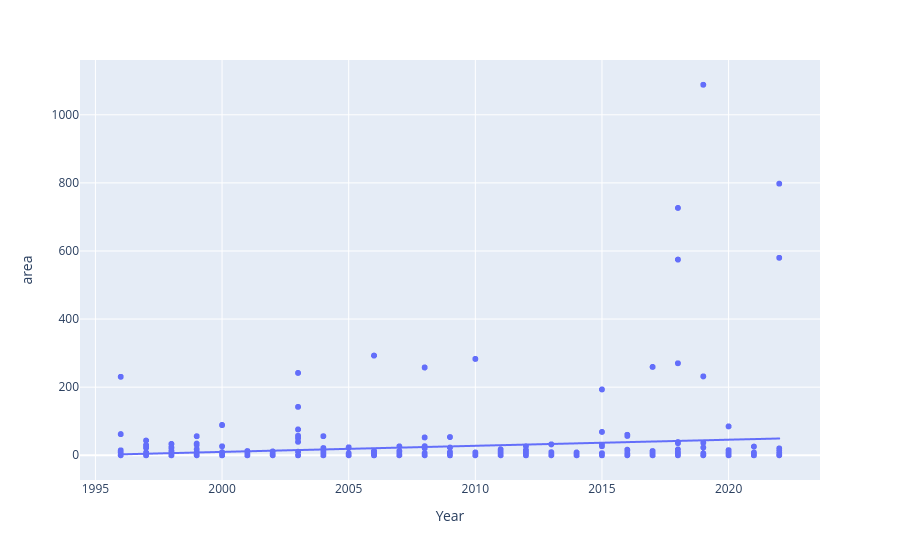
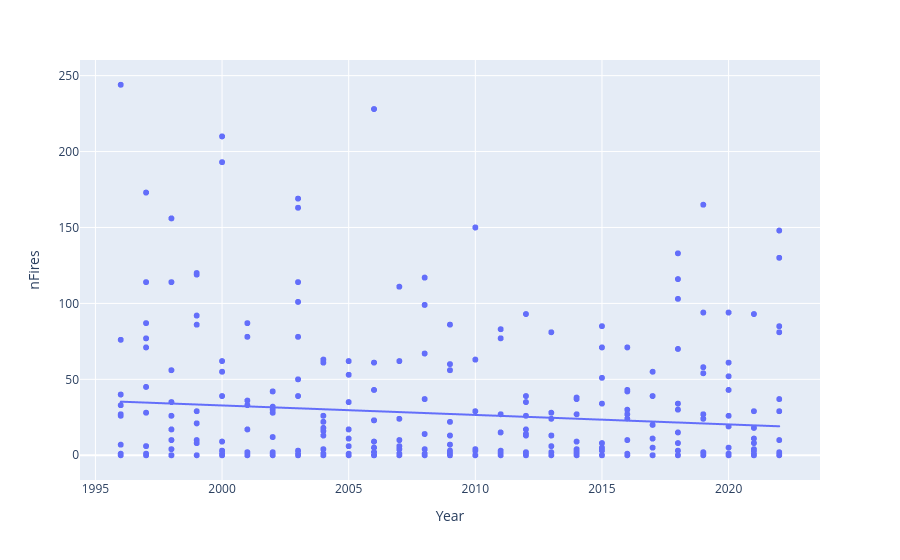

Source (notebook cell) for these figures, in order:
### Code cell
fig1 = pl.scatter(merged, x='Year', y='area', trendline="ols")
fig2 = pl.scatter(merged, x='Year', y='nFires', trendline="ols")
fig1.show()
fig2.show()

### Figure 1 — Plotly figure (JSON) as saved in the notebook; plotly's stock layout.template omitted (floating-point values rounded to 4 significant figures; data arrays with more than 128 entries replaced by an {"elided": "..."} marker saying what was removed)
{"data": [{"hovertemplate": "Year=%{x}<br>area=%{y}<extra></extra>", "legendgroup": "", "marker": {"color": "#636efa", "symbol": "circle"}, "mode": "markers", "name": "", "showlegend": false, "type": "scattergl", "x": {"elided": "6390 int values"}, "xaxis": "x", "y": {"elided": "6390 mixed values"}, "yaxis": "y"}, {"hovertemplate": "<b>OLS trendline</b><br>area = 1.79135 * Year + -3572.85<br>R<sup>2</sup>=0.019866<br><br>Year=%{x}<br>area=%{y} <b>(trend)</b><extra></extra>", "legendgroup": "", "marker": {"color": "#636efa", "symbol": "circle"}, "mode": "lines", "name": "", "showlegend": false, "type": "scattergl", "x": {"elided": "6390 int values"}, "xaxis": "x", "y": {"elided": "6390 float values"}, "yaxis": "y"}], "layout": {"autosize": true, "legend": {"tracegroupgap": 0}, "margin": {"t": 60}, "xaxis": {"anchor": "y", "autorange": true, "domain": [0, 1], "range": [1994.0, 2024.0], "title": {"text": "Year"}, "type": "linear"}, "yaxis": {"anchor": "x", "autorange": true, "domain": [0, 1], "range": [-84.26, 1173.0], "title": {"text": "area"}, "type": "linear"}}}

### Figure 2 — Plotly figure (JSON) as saved in the notebook; plotly's stock layout.template omitted (floating-point values rounded to 4 significant figures; data arrays with more than 128 entries replaced by an {"elided": "..."} marker saying what was removed)
{"data": [{"hovertemplate": "Year=%{x}<br>nFires=%{y}<extra></extra>", "legendgroup": "", "marker": {"color": "#636efa", "symbol": "circle"}, "mode": "markers", "name": "", "showlegend": false, "type": "scattergl", "x": {"elided": "6390 int values"}, "xaxis": "x", "y": {"elided": "6390 int values"}, "yaxis": "y"}, {"hovertemplate": "<b>OLS trendline</b><br>nFires = -0.624539 * Year + 1281.88<br>R<sup>2</sup>=0.011548<br><br>Year=%{x}<br>nFires=%{y} <b>(trend)</b><extra></extra>", "legendgroup": "", "marker": {"color": "#636efa", "symbol": "circle"}, "mode": "lines", "name": "", "showlegend": false, "type": "scattergl", "x": {"elided": "6390 int values"}, "xaxis": "x", "y": {"elided": "6390 float values"}, "yaxis": "y"}], "layout": {"autosize": true, "legend": {"tracegroupgap": 0}, "margin": {"t": 60}, "xaxis": {"anchor": "y", "autorange": true, "domain": [0, 1], "range": [1994.0, 2024.0], "title": {"text": "Year"}, "type": "linear"}, "yaxis": {"anchor": "x", "autorange": true, "domain": [0, 1], "range": [-18.89, 262.9], "title": {"text": "nFires"}, "type": "linear"}}}
